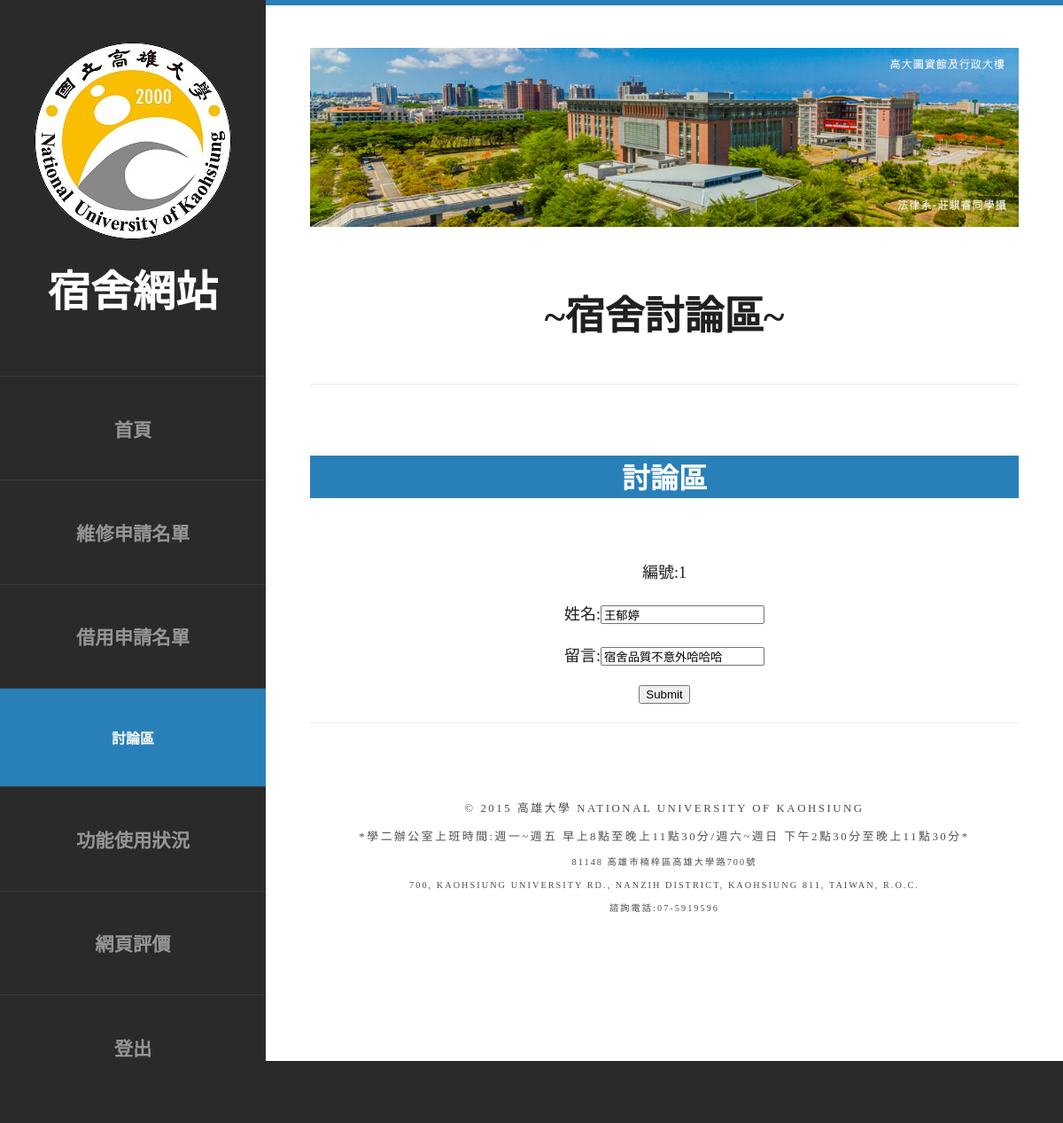
Page /manadiscussionttresult.php?No=1 on the committed database.
### tables this page shows
CREATE TABLE `message` (
  `No` int(10) NOT NULL,
  `Noo` int(20) NOT NULL,
  `姓名` varchar(20) NOT NULL,
  `留言` varchar(500) NOT NULL,
  `time` varchar(20) NOT NULL
);

### manadiscussionttresult.php (the view, shortened to what this page needs)
<!DOCTYPE html PUBLIC "-//W3C//DTD XHTML 1.0 Strict//EN" "http://www.w3.org/TR/xhtml1/DTD/xhtml1-strict.dtd">
<html xmlns="http://www.w3.org/1999/xhtml">
<head>
<link href="templated-privy/default.css" rel="stylesheet" type="text/css" media="all" />
<link href="templated-privy/fonts.css" rel="stylesheet" type="text/css" media="all" />
<link href="templated-privy/style.css" rel="stylesheet" type="text/css" media="all" />
<body>
<div id="page" class="container">
	<div id="header">
		<div id="logo">
			<img src="templated-privy/images/pic02.jpg" alt="" />
			<h1><font size="14pt" color="white">宿舍網站</font></h1>
		</div>
		<div id="menu">
			<ul>
				<li><a href="manager.php" accesskey="1" title="">首頁</a></li>
				<li><a href="manarepair.php" accesskey="2" title="">維修申請名單</a></li>
				<li><a href="manaborrow.php" accesskey="3" title="">借用申請名單</a></li>
				<li class="current_page_item"><a href="manadiscussion.php" accesskey="4" title=""><font size="3pt" color="white">討論區</font></a></li>
				<li><a href="mana.php" accesskey="5" title="">功能使用狀況</a></li>
				<li><a href="goodresult.php" accesskey="6" title="">網頁評價</a></li>
				<li><a href="logout.php" accesskey="7" title="">登出</a></li>
			</ul>
		</div>
	</div>
	<div id="main">
		<div id="banner">
			<img src="templated-privy/images/pic01.png" alt="" class="image-full" />
		</div>
		<div id="welcome">
			<div class="title">
				<h2><font color="#202020">~宿舍討論區~</font></h2>
			</div>
		</div>
		<div id="featured">
			<div class="marqee">
				<ul>
					<h1><font color="white">討論區</font></h1>
				</ul>
			</div>
      </div>
<font color="#202020" size="4.5em">
<?php
$link=@mysqli_connect('localhost','hmjloner','im3201','住宿系統');
$No=$_GET["No"];
$SQLUpdate="SELECT * FROM message WHERE No=$No";
if($result=mysqli_query($link,$SQLUpdate)){
	while($row=mysqli_fetch_assoc($result)){
		echo "<form action=manadiscussionttupdate.php method='post'>";
		echo "編號:".$row["No"]."</br>";
		echo "姓名:<input type=text value=".$row["姓名"]." name='name'>";
		echo "留言:<input type=text value=".$row["留言"]." name='lm'>";
		echo "<input type='submit'>";
		echo "</form>";
	}
}
?>
			<br/>
</font>
<div id="copyright">
			<span>© 2015 高雄大學 National University of Kaohsiung</span>
			<span>*學二辦公室上班時間:週一~週五 早上8點至晚上11點30分/週六~週日 下午2點30分至晚上11點30分*
			<span>81148 高雄市楠梓區高雄大學路700號<br/>
				700, Kaohsiung University Rd., Nanzih District, Kaohsiung 811, Taiwan, R.O.C.<br>
				諮詢電話:07-5919596</span>
		</div>
</div>
</body>
</html>

### templated-privy/default.css (style rules this page uses)
html, body { height: 100%; }
body { margin: 0px; padding: 0px; background: #202020; font-family: "微軟正黑體"; font-size: 12pt; font-weight: 300; color: #FFF; }
h1, h2, h3 { margin: 0; padding: 0; font-weight: 600; color: #FFF; }
p, ol, ul { margin-top: 0; }
ol, ul { padding: 0; list-style: none; }
a { color: #2980b9; }
.container { overflow: hidden; margin: 0em auto; width: 1200px; }
.image-full { display: block; width: 100%; margin: 0 0 2em 0; }
.box1, .box2, .box3, { float: left; margin-right: 20px; }
.boxA, .boxB, { float: left; margin-right: 20px; }
.title { margin-bottom: 3em; }
.title h2 { text-transform: lowercase; font-size: 2.8em; }
#header { position: relative; float: left; width: 300px; padding: 3em 0em; }
#logo { text-align: center; margin-bottom: 4em; }
#logo h1 { display: block; }
#logo img { display: inline-block; margin-bottom: 1em; border-radius: 50%; }
#menu li { border-top: 1px solid rgba(255,255,255,0.08); font-size: 16pt; }
#menu li a, #menu li span { display: block; padding: 2em 1.5em; font-size: 16pt; text-align: center; text-decoration: none; text-transform: uppercase; font-weight: 700; color: rgba(255,255,255,0.5); }
#menu .current_page_item a { background: #2980b9; color: #FFF; }
#banner { margin-bottom: 4em; }
#page { background: #2a2a2a; }
#main { overflow: hidden; float: right; width: 800px; padding: 3em 50px 5em 50px; background: #FFF; border-top: 6px solid #2980b9; text-align: center; }
#featured { overflow: hidden; margin-bottom: 3em; padding-top: 5em; border-top: 1px solid rgba(0,0,0,0.08); }
#copyright { overflow: hidden; padding: 5em 0em; border-top: 1px solid rgba(0,0,0,0.08); }
#copyright span { display: block; letter-spacing: 0.20em; line-height: 2.5em; text-align: center; text-transform: uppercase; font-size: 0.80em; color: rgba(0,0,0,0.7); }

### templated-privy/style.css (style rules this page uses)
.marqee { height: 3em; margin: 0 auto; overflow: hidden; position: relative; background: #2980b9; color:white; }
ul { padding-left: 0; display: flex; list-style-type: none; animation: marqee 5s linear infinite; position: absolute; }
h1 { white-space: nowrap; margin-right: 2em; font-weight: bold; color:white; }

### rows in the picture
message: No "1", name "王郁婷", lm "宿舍品質不意外哈哈哈"
